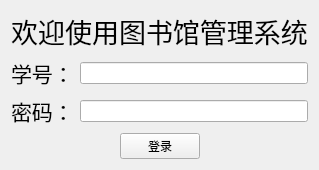
<?xml version="1.0" encoding="UTF-8"?>
<ui version="4.0">
 <class>Form</class>
 <widget class="QWidget" name="Form">
  <property name="geometry">
   <rect>
    <x>0</x>
    <y>0</y>
    <width>315</width>
    <height>156</height>
   </rect>
  </property>
  <property name="windowTitle">
   <string>欢迎使用图书馆管理系统</string>
  </property>
  <property name="windowIcon">
   <iconset>
    <normaloff>images/MainWindow_1.png</normaloff>images/MainWindow_1.png</iconset>
  </property>
  <layout class="QGridLayout" name="gridLayout">
   <item row="0" column="0">
    <widget class="QLabel" name="label_3">
     <property name="font">
      <font>
       <family>华文细黑</family>
       <pointsize>20</pointsize>
      </font>
     </property>
     <property name="layoutDirection">
      <enum>Qt::LeftToRight</enum>
     </property>
     <property name="text">
      <string>欢迎使用图书馆管理系统</string>
     </property>
     <property name="alignment">
      <set>Qt::AlignCenter</set>
     </property>
    </widget>
   </item>
   <item row="1" column="0">
    <layout class="QHBoxLayout" name="horizontalLayout_2">
     <item>
      <widget class="QLabel" name="label">
       <property name="font">
        <font>
         <family>宋体</family>
         <pointsize>16</pointsize>
        </font>
       </property>
       <property name="text">
        <string>学号：</string>
       </property>
      </widget>
     </item>
     <item>
      <widget class="QLineEdit" name="IDlineEdit">
       <property name="sizeIncrement">
        <size>
         <width>0</width>
         <height>0</height>
        </size>
       </property>
      </widget>
     </item>
    </layout>
   </item>
   <item row="2" column="0">
    <layout class="QHBoxLayout" name="horizontalLayout">
     <item>
      <widget class="QLabel" name="label_2">
       <property name="font">
        <font>
         <family>宋体</family>
         <pointsize>16</pointsize>
        </font>
       </property>
       <property name="text">
        <string>密码：</string>
       </property>
      </widget>
     </item>
     <item>
      <widget class="QLineEdit" name="passwordlineEdit"/>
     </item>
    </layout>
   </item>
   <item row="3" column="0">
    <layout class="QHBoxLayout" name="horizontalLayout_3">
     <item>
      <spacer name="horizontalSpacer">
       <property name="orientation">
        <enum>Qt::Horizontal</enum>
       </property>
       <property name="sizeHint" stdset="0">
        <size>
         <width>40</width>
         <height>20</height>
        </size>
       </property>
      </spacer>
     </item>
     <item>
      <widget class="QPushButton" name="pushButton">
       <property name="text">
        <string>登录</string>
       </property>
      </widget>
     </item>
     <item>
      <spacer name="horizontalSpacer_2">
       <property name="orientation">
        <enum>Qt::Horizontal</enum>
       </property>
       <property name="sizeHint" stdset="0">
        <size>
         <width>40</width>
         <height>20</height>
        </size>
       </property>
      </spacer>
     </item>
    </layout>
   </item>
  </layout>
 </widget>
 <resources/>
 <connections/>
</ui>
